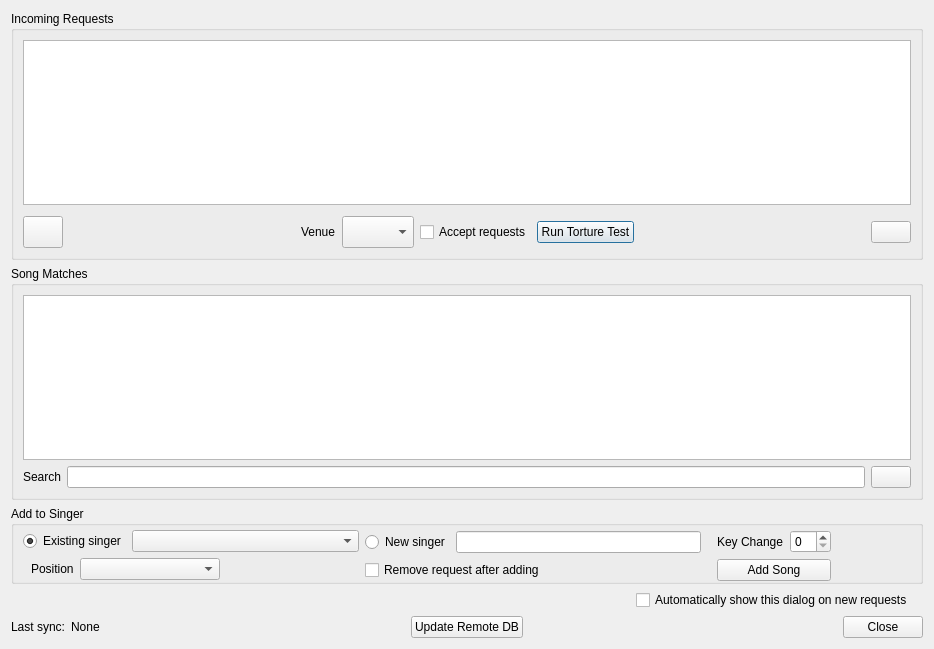
<?xml version="1.0" encoding="UTF-8"?>
<ui version="4.0">
 <class>DlgRequests</class>
 <widget class="QDialog" name="DlgRequests">
  <property name="geometry">
   <rect>
    <x>0</x>
    <y>0</y>
    <width>934</width>
    <height>649</height>
   </rect>
  </property>
  <property name="windowTitle">
   <string>Incoming Requests</string>
  </property>
  <layout class="QVBoxLayout" name="verticalLayout_3">
   <item>
    <widget class="QGroupBox" name="groupBoxRequests">
     <property name="title">
      <string>Incoming Requests</string>
     </property>
     <layout class="QVBoxLayout" name="verticalLayout_2">
      <item>
       <widget class="QTableView" name="tableViewRequests">
        <property name="sizeAdjustPolicy">
         <enum>QAbstractScrollArea::AdjustIgnored</enum>
        </property>
        <property name="alternatingRowColors">
         <bool>true</bool>
        </property>
        <property name="selectionMode">
         <enum>QAbstractItemView::SingleSelection</enum>
        </property>
        <property name="selectionBehavior">
         <enum>QAbstractItemView::SelectRows</enum>
        </property>
        <attribute name="verticalHeaderVisible">
         <bool>false</bool>
        </attribute>
        <attribute name="verticalHeaderCascadingSectionResizes">
         <bool>true</bool>
        </attribute>
       </widget>
      </item>
      <item>
       <layout class="QHBoxLayout" name="horizontalLayout_6">
        <property name="topMargin">
         <number>5</number>
        </property>
        <item>
         <widget class="QPushButton" name="pushButtonClearReqs">
          <property name="minimumSize">
           <size>
            <width>32</width>
            <height>32</height>
           </size>
          </property>
          <property name="focusPolicy">
           <enum>Qt::NoFocus</enum>
          </property>
          <property name="text">
           <string/>
          </property>
          <property name="icon">
           <iconset theme="edit-clear-all">
            <normaloff>.</normaloff>.</iconset>
          </property>
          <property name="iconSize">
           <size>
            <width>32</width>
            <height>32</height>
           </size>
          </property>
         </widget>
        </item>
        <item>
         <spacer name="horizontalSpacer_6">
          <property name="orientation">
           <enum>Qt::Horizontal</enum>
          </property>
          <property name="sizeHint" stdset="0">
           <size>
            <width>40</width>
            <height>20</height>
           </size>
          </property>
         </spacer>
        </item>
        <item>
         <widget class="QLabel" name="label_3">
          <property name="text">
           <string>Venue</string>
          </property>
         </widget>
        </item>
        <item>
         <widget class="QComboBox" name="comboBoxVenue">
          <property name="sizePolicy">
           <sizepolicy hsizetype="Preferred" vsizetype="Preferred">
            <horstretch>0</horstretch>
            <verstretch>0</verstretch>
           </sizepolicy>
          </property>
         </widget>
        </item>
        <item>
         <widget class="QCheckBox" name="checkBoxAccepting">
          <property name="focusPolicy">
           <enum>Qt::NoFocus</enum>
          </property>
          <property name="text">
           <string>Accept requests</string>
          </property>
         </widget>
        </item>
        <item>
         <widget class="QPushButton" name="pushButtonRunTortureTest">
          <property name="text">
           <string>Run Torture Test</string>
          </property>
         </widget>
        </item>
        <item>
         <spacer name="horizontalSpacer_5">
          <property name="orientation">
           <enum>Qt::Horizontal</enum>
          </property>
          <property name="sizeHint" stdset="0">
           <size>
            <width>40</width>
            <height>20</height>
           </size>
          </property>
         </spacer>
        </item>
        <item>
         <widget class="QPushButton" name="buttonRefresh">
          <property name="text">
           <string/>
          </property>
          <property name="icon">
           <iconset theme="view-refresh">
            <normaloff>.</normaloff>.</iconset>
          </property>
          <property name="iconSize">
           <size>
            <width>32</width>
            <height>32</height>
           </size>
          </property>
         </widget>
        </item>
       </layout>
      </item>
     </layout>
    </widget>
   </item>
   <item>
    <widget class="QGroupBox" name="groupBoxSongDb">
     <property name="title">
      <string>Song Matches</string>
     </property>
     <layout class="QVBoxLayout" name="verticalLayout">
      <item>
       <widget class="QTableView" name="tableViewSearch">
        <property name="contextMenuPolicy">
         <enum>Qt::CustomContextMenu</enum>
        </property>
        <property name="alternatingRowColors">
         <bool>true</bool>
        </property>
        <property name="selectionMode">
         <enum>QAbstractItemView::SingleSelection</enum>
        </property>
        <property name="selectionBehavior">
         <enum>QAbstractItemView::SelectRows</enum>
        </property>
        <property name="sortingEnabled">
         <bool>true</bool>
        </property>
        <attribute name="horizontalHeaderShowSortIndicator" stdset="0">
         <bool>true</bool>
        </attribute>
        <attribute name="verticalHeaderVisible">
         <bool>false</bool>
        </attribute>
       </widget>
      </item>
      <item>
       <layout class="QHBoxLayout" name="horizontalLayout">
        <item>
         <widget class="QLabel" name="label">
          <property name="text">
           <string>Search</string>
          </property>
         </widget>
        </item>
        <item>
         <widget class="CustomLineEdit" name="lineEditSearch">
          <property name="sizePolicy">
           <sizepolicy hsizetype="Expanding" vsizetype="Preferred">
            <horstretch>0</horstretch>
            <verstretch>0</verstretch>
           </sizepolicy>
          </property>
         </widget>
        </item>
        <item>
         <widget class="QPushButton" name="pushButtonSearch">
          <property name="focusPolicy">
           <enum>Qt::NoFocus</enum>
          </property>
          <property name="text">
           <string/>
          </property>
          <property name="icon">
           <iconset theme="edit-find">
            <normaloff>.</normaloff>.</iconset>
          </property>
          <property name="iconSize">
           <size>
            <width>32</width>
            <height>32</height>
           </size>
          </property>
         </widget>
        </item>
       </layout>
      </item>
     </layout>
    </widget>
   </item>
   <item>
    <widget class="QGroupBox" name="groupBoxAddSong">
     <property name="title">
      <string>Add to Singer</string>
     </property>
     <layout class="QVBoxLayout" name="verticalLayout_4">
      <property name="topMargin">
       <number>4</number>
      </property>
      <property name="bottomMargin">
       <number>0</number>
      </property>
      <item>
       <layout class="QHBoxLayout" name="horizontalLayout_11">
        <property name="topMargin">
         <number>0</number>
        </property>
        <property name="bottomMargin">
         <number>0</number>
        </property>
        <item>
         <layout class="QHBoxLayout" name="horizontalLayout_4">
          <property name="topMargin">
           <number>0</number>
          </property>
          <item>
           <layout class="QVBoxLayout" name="verticalLayout_5">
            <property name="topMargin">
             <number>0</number>
            </property>
            <item>
             <layout class="QHBoxLayout" name="horizontalLayout_7">
              <property name="topMargin">
               <number>0</number>
              </property>
              <item>
               <widget class="QRadioButton" name="radioButtonExistingSinger">
                <property name="text">
                 <string>Existing singer</string>
                </property>
                <property name="checked">
                 <bool>true</bool>
                </property>
               </widget>
              </item>
              <item>
               <widget class="QComboBox" name="comboBoxSingers">
                <property name="sizePolicy">
                 <sizepolicy hsizetype="MinimumExpanding" vsizetype="Fixed">
                  <horstretch>0</horstretch>
                  <verstretch>0</verstretch>
                 </sizepolicy>
                </property>
               </widget>
              </item>
             </layout>
            </item>
            <item>
             <layout class="QHBoxLayout" name="horizontalLayout_9">
              <property name="leftMargin">
               <number>8</number>
              </property>
              <property name="topMargin">
               <number>0</number>
              </property>
              <item>
               <widget class="QLabel" name="labelAddPos">
                <property name="sizePolicy">
                 <sizepolicy hsizetype="Minimum" vsizetype="Preferred">
                  <horstretch>0</horstretch>
                  <verstretch>0</verstretch>
                 </sizepolicy>
                </property>
                <property name="text">
                 <string>Position</string>
                </property>
               </widget>
              </item>
              <item>
               <widget class="QComboBox" name="comboBoxAddPosition">
                <property name="sizePolicy">
                 <sizepolicy hsizetype="MinimumExpanding" vsizetype="Fixed">
                  <horstretch>0</horstretch>
                  <verstretch>0</verstretch>
                 </sizepolicy>
                </property>
               </widget>
              </item>
              <item>
               <spacer name="horizontalSpacer">
                <property name="orientation">
                 <enum>Qt::Horizontal</enum>
                </property>
                <property name="sizeHint" stdset="0">
                 <size>
                  <width>40</width>
                  <height>20</height>
                 </size>
                </property>
               </spacer>
              </item>
             </layout>
            </item>
           </layout>
          </item>
          <item>
           <layout class="QVBoxLayout" name="verticalLayout_6">
            <item>
             <layout class="QHBoxLayout" name="horizontalLayout_8">
              <property name="topMargin">
               <number>0</number>
              </property>
              <property name="rightMargin">
               <number>0</number>
              </property>
              <item>
               <widget class="QRadioButton" name="radioButtonNewSinger">
                <property name="text">
                 <string>New singer</string>
                </property>
               </widget>
              </item>
              <item>
               <widget class="QLineEdit" name="lineEditSingerName"/>
              </item>
             </layout>
            </item>
            <item>
             <layout class="QHBoxLayout" name="horizontalLayout_10">
              <item>
               <widget class="QCheckBox" name="checkBoxDelOnAdd">
                <property name="text">
                 <string>Remove request after adding</string>
                </property>
               </widget>
              </item>
              <item>
               <spacer name="horizontalSpacer_8">
                <property name="orientation">
                 <enum>Qt::Horizontal</enum>
                </property>
                <property name="sizeHint" stdset="0">
                 <size>
                  <width>40</width>
                  <height>20</height>
                 </size>
                </property>
               </spacer>
              </item>
             </layout>
            </item>
           </layout>
          </item>
         </layout>
        </item>
        <item>
         <layout class="QVBoxLayout" name="verticalLayout_7">
          <property name="leftMargin">
           <number>10</number>
          </property>
          <property name="rightMargin">
           <number>0</number>
          </property>
          <item>
           <layout class="QHBoxLayout" name="horizontalLayout_13">
            <property name="topMargin">
             <number>0</number>
            </property>
            <item>
             <widget class="QLabel" name="label_4">
              <property name="text">
               <string>Key Change</string>
              </property>
             </widget>
            </item>
            <item>
             <widget class="QSpinBox" name="spinBoxKey"/>
            </item>
           </layout>
          </item>
          <item>
           <widget class="QPushButton" name="pushButtonAddSong">
            <property name="focusPolicy">
             <enum>Qt::NoFocus</enum>
            </property>
            <property name="text">
             <string>Add Song</string>
            </property>
           </widget>
          </item>
         </layout>
        </item>
        <item>
         <spacer name="horizontalSpacer_9">
          <property name="orientation">
           <enum>Qt::Horizontal</enum>
          </property>
          <property name="sizeType">
           <enum>QSizePolicy::Fixed</enum>
          </property>
          <property name="sizeHint" stdset="0">
           <size>
            <width>80</width>
            <height>20</height>
           </size>
          </property>
         </spacer>
        </item>
       </layout>
      </item>
     </layout>
    </widget>
   </item>
   <item>
    <layout class="QHBoxLayout" name="horizontalLayout_5">
     <property name="topMargin">
      <number>0</number>
     </property>
     <property name="rightMargin">
      <number>10</number>
     </property>
     <item>
      <spacer name="horizontalSpacer_10">
       <property name="orientation">
        <enum>Qt::Horizontal</enum>
       </property>
       <property name="sizeHint" stdset="0">
        <size>
         <width>40</width>
         <height>20</height>
        </size>
       </property>
      </spacer>
     </item>
     <item>
      <widget class="QCheckBox" name="cbxAutoShowRequestsDlg">
       <property name="text">
        <string>Automatically show this dialog on new requests</string>
       </property>
      </widget>
     </item>
    </layout>
   </item>
   <item>
    <layout class="QGridLayout" name="gridLayout">
     <property name="topMargin">
      <number>0</number>
     </property>
     <item row="0" column="0">
      <layout class="QHBoxLayout" name="horizontalLayout_2">
       <property name="topMargin">
        <number>0</number>
       </property>
       <item>
        <widget class="QLabel" name="label_2">
         <property name="text">
          <string>Last sync:</string>
         </property>
        </widget>
       </item>
       <item>
        <widget class="QLabel" name="labelLastUpdate">
         <property name="text">
          <string>None</string>
         </property>
        </widget>
       </item>
       <item>
        <spacer name="horizontalSpacer_2">
         <property name="orientation">
          <enum>Qt::Horizontal</enum>
         </property>
         <property name="sizeHint" stdset="0">
          <size>
           <width>40</width>
           <height>20</height>
          </size>
         </property>
        </spacer>
       </item>
      </layout>
     </item>
     <item row="0" column="1">
      <layout class="QHBoxLayout" name="horizontalLayout_3">
       <item>
        <spacer name="horizontalSpacer_3">
         <property name="orientation">
          <enum>Qt::Horizontal</enum>
         </property>
         <property name="sizeHint" stdset="0">
          <size>
           <width>40</width>
           <height>20</height>
          </size>
         </property>
        </spacer>
       </item>
       <item>
        <widget class="QPushButton" name="pushButtonUpdateDb">
         <property name="text">
          <string>Update Remote DB</string>
         </property>
        </widget>
       </item>
       <item>
        <spacer name="horizontalSpacer_4">
         <property name="orientation">
          <enum>Qt::Horizontal</enum>
         </property>
         <property name="sizeHint" stdset="0">
          <size>
           <width>40</width>
           <height>20</height>
          </size>
         </property>
        </spacer>
       </item>
      </layout>
     </item>
     <item row="0" column="2">
      <layout class="QHBoxLayout" name="horizontalLayout_12">
       <item>
        <spacer name="horizontalSpacer_7">
         <property name="orientation">
          <enum>Qt::Horizontal</enum>
         </property>
         <property name="sizeHint" stdset="0">
          <size>
           <width>40</width>
           <height>20</height>
          </size>
         </property>
        </spacer>
       </item>
       <item>
        <widget class="QPushButton" name="pushButtonClose">
         <property name="focusPolicy">
          <enum>Qt::NoFocus</enum>
         </property>
         <property name="text">
          <string>Close</string>
         </property>
        </widget>
       </item>
      </layout>
     </item>
    </layout>
   </item>
  </layout>
 </widget>
 <customwidgets>
  <customwidget>
   <class>CustomLineEdit</class>
   <extends>QLineEdit</extends>
   <header>customlineedit.h</header>
  </customwidget>
 </customwidgets>
 <resources/>
 <connections/>
</ui>
